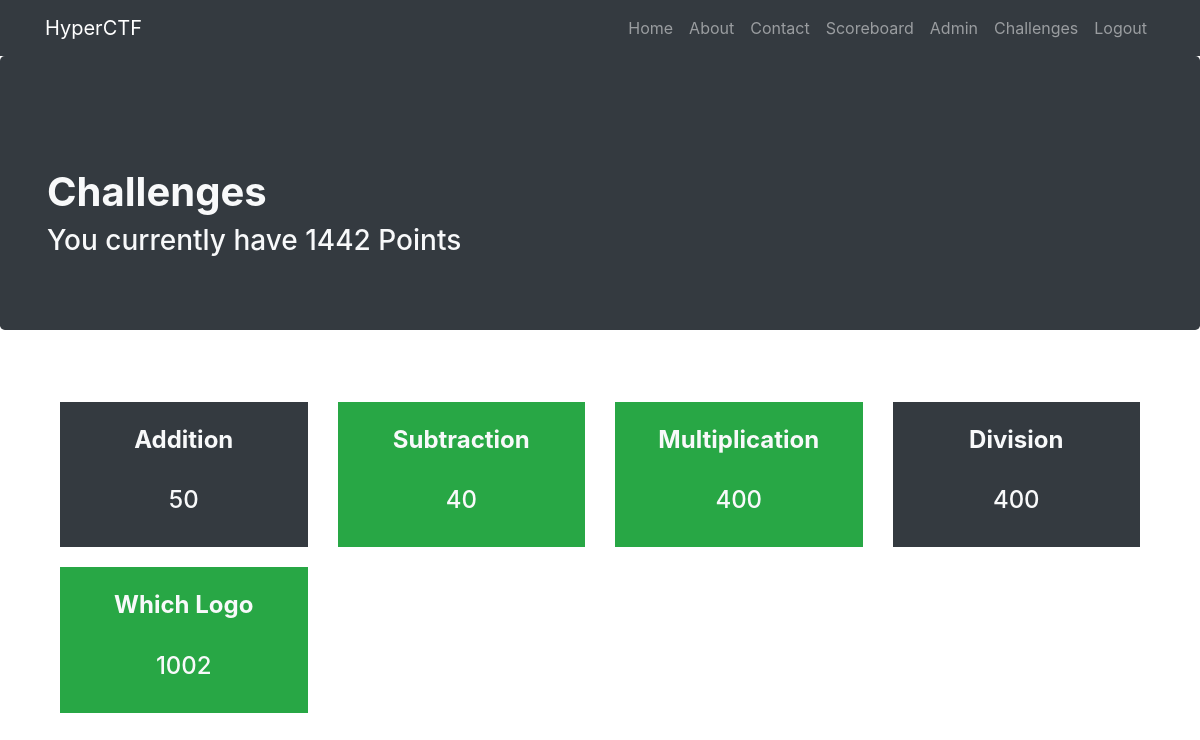
Page /challenges/ (signed in) on the earlier database version.
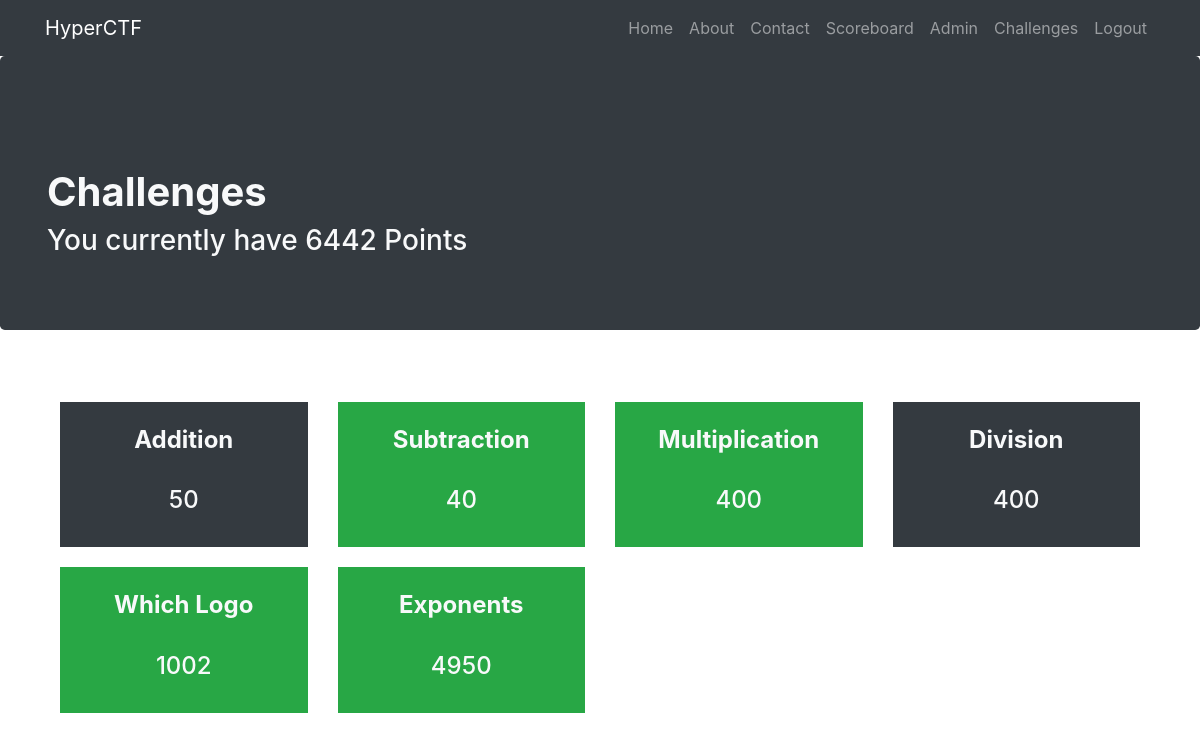
Same page on the later database version.
### app.py (models this page shows, shortened)
class User(db.Model):
	__tablename__ = "users"
	id = db.Column(db.Integer, primary_key=True)
	username = db.Column(db.String(20), unique=True, nullable=False)
	password = db.Column(db.String(80), unique=False, nullable=False)
	email = db.Column(db.String(80), unique=True, nullable=False)
	points = db.Column(db.Integer, unique=False, nullable=False)
	date_created = db.Column(db.DateTime, default=datetime.datetime.utcnow)
	solved_challenges = db.relationship('Challenge', secondary="solved", backref=db.backref('solved_users', lazy='dynamic'))

class Challenge(db.Model):
	__tablename__ = "challenges"
	id = db.Column(db.Integer, primary_key=True)
	name = db.Column(db.String(20), unique=True, nullable=False)
	points = db.Column(db.Integer, unique=True, nullable=False)
	content = db.Column(db.String(225), unique=True, nullable=False)
	answer = db.Column(db.String(225), unique=True, nullable=False)

### app.py (the view)
@app.route("/challenges/")
def challenges_page():
	if 'username' in session:
		solvedChallenges = []
		for challenge in Challenge.query.all():
			for user in challenge.solved_users:
				if user.username == session['username']:
					solvedChallenges.append(challenge)
					continue
		return render_template("challenges.html", challenges=Challenge.query.all(), points=User.query.filter_by(username=session['username']).first().points, solved_challenges=solvedChallenges)
	else:
		flash('You have to sign up before attempting any questions', at.red.value)
		return redirect(url_for('signup'))

### templates/challenges.html (shortened to what this page needs)
{% extends "header.html"%}
{% block body %}
<div class="jumbotron bg-dark">
  <div class="container">
    <h1 class="mt-5 text-light" align=""><strong> Challenges</strong></h1>
    <h3 class="mt-9 text-light" align=""> You currently have {{ points }} Points</h3>
  </div>
</div>
<div class="container">
  <div class="row">
    <div class="col-lg-12 text-center">
      <div class="container-fluid" style="grid-row-gap: 20px">
        <div class="row" style="margin-top: 20px">
          {% for challenge in challenges %}
          <div class="col-sm-3" style="padding-top: 20px">
            <a style="text-decoration: none;"href="./{{ challenge.id }}">
              {% if challenge in solved_challenges %}
              <div class="bg-success">
                {% else %}
                <div class="bg-dark">
                  {% endif %}
                  <br><h4 class="mt-9 text-light"style="float: center; text-align: center;"><strong>{{ challenge.name }}</strong></h4><br>
                  <h4 class="mt-9 text-light" style="float: center; text-align: center;">{{ challenge.points }}</h4><br>
                </div>
              </a>
            </div>
            {% endfor %}
          </div>
        </div>
      </div>
    </div>
  </div>
  {% endblock %}

Differences in the rows shown:
changed User: points "1442" → "6442"
added Challenge: name "Exponents", points "4950"
